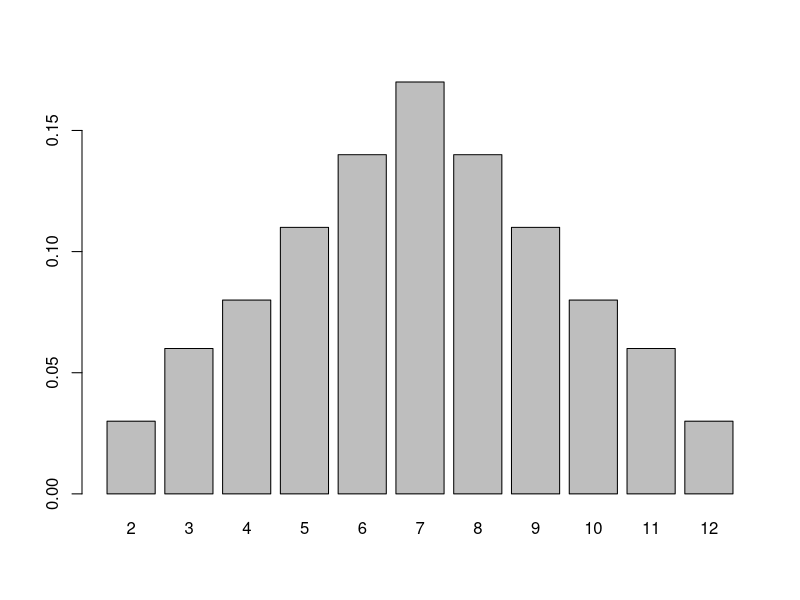
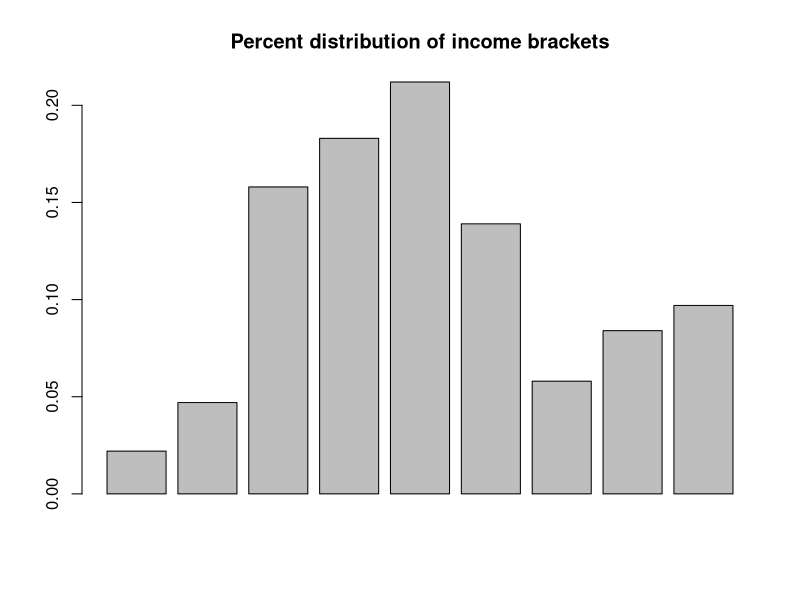

Here is the R script that generated these plots, in order:
## ---- chunk 1
knitr::opts_chunk$set(echo = TRUE)
## ---- chunk 2
library(dplyr)
dice <- c(1:6)
combo <- expand.grid(dice, dice) %>%
        mutate(sum = Var1 + Var2)
round(prop.table(table(combo$sum)), 2) %>% 
        print %>%
        barplot
## ---- chunk 3
percent <- c(0.022, 0.047, 0.158, 0.183, 0.212, 0.139, 0.058, 0.084, 0.097)
barplot(percent, main = "Percent distribution of income brackets")

